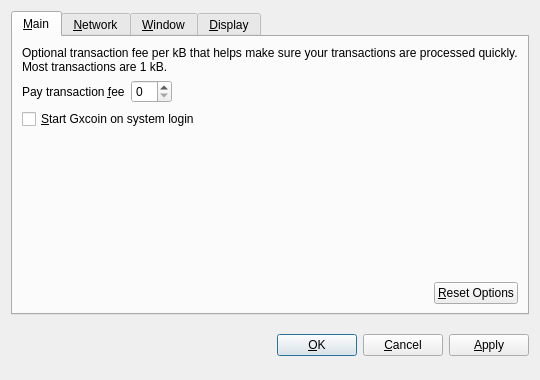
<?xml version="1.0" encoding="UTF-8"?>
<ui version="4.0">
 <class>OptionsDialog</class>
 <widget class="QDialog" name="OptionsDialog">
  <property name="geometry">
   <rect>
    <x>0</x>
    <y>0</y>
    <width>540</width>
    <height>380</height>
   </rect>
  </property>
  <property name="windowTitle">
   <string>Options</string>
  </property>
  <property name="modal">
   <bool>true</bool>
  </property>
  <layout class="QVBoxLayout" name="verticalLayout">
   <item>
    <widget class="QTabWidget" name="tabWidget">
     <property name="tabPosition">
      <enum>QTabWidget::North</enum>
     </property>
     <property name="currentIndex">
      <number>0</number>
     </property>
     <widget class="QWidget" name="tabMain">
      <attribute name="title">
       <string>&amp;Main</string>
      </attribute>
      <layout class="QVBoxLayout" name="verticalLayout_Main">
       <item>
        <widget class="QLabel" name="transactionFeeInfoLabel">
         <property name="text">
          <string>Optional transaction fee per kB that helps make sure your transactions are processed quickly. Most transactions are 1 kB.</string>
         </property>
         <property name="textFormat">
          <enum>Qt::PlainText</enum>
         </property>
         <property name="wordWrap">
          <bool>true</bool>
         </property>
        </widget>
       </item>
       <item>
        <layout class="QHBoxLayout" name="horizontalLayout_1_Main">
         <item>
          <widget class="QLabel" name="transactionFeeLabel">
           <property name="text">
            <string>Pay transaction &amp;fee</string>
           </property>
           <property name="textFormat">
            <enum>Qt::PlainText</enum>
           </property>
           <property name="buddy">
            <cstring>transactionFee</cstring>
           </property>
          </widget>
         </item>
         <item>
          <widget class="GxcoinAmountField" name="transactionFee"/>
         </item>
         <item>
          <spacer name="horizontalSpacer_1_Main">
           <property name="orientation">
            <enum>Qt::Horizontal</enum>
           </property>
           <property name="sizeHint" stdset="0">
            <size>
             <width>40</width>
             <height>20</height>
            </size>
           </property>
          </spacer>
         </item>
        </layout>
       </item>
       <item>
        <widget class="QCheckBox" name="gxcoinAtStartup">
         <property name="toolTip">
          <string>Automatically start Gxcoin after logging in to the system.</string>
         </property>
         <property name="text">
          <string>&amp;Start Gxcoin on system login</string>
         </property>
        </widget>
       </item>
       <item>
        <spacer name="verticalSpacer_Main">
         <property name="orientation">
          <enum>Qt::Vertical</enum>
         </property>
         <property name="sizeHint" stdset="0">
          <size>
           <width>20</width>
           <height>40</height>
          </size>
         </property>
        </spacer>
       </item>
       <item>
        <layout class="QHBoxLayout" name="horizontalLayout_2_Main">
         <item>
          <spacer name="horizontalSpacer_2_Main">
           <property name="orientation">
            <enum>Qt::Horizontal</enum>
           </property>
           <property name="sizeHint" stdset="0">
            <size>
             <width>40</width>
             <height>20</height>
            </size>
           </property>
          </spacer>
         </item>
         <item>
          <widget class="QPushButton" name="resetButton">
           <property name="toolTip">
            <string>Reset all client options to default.</string>
           </property>
           <property name="text">
            <string>&amp;Reset Options</string>
           </property>
           <property name="autoDefault">
            <bool>false</bool>
           </property>
          </widget>
         </item>
        </layout>
       </item>
      </layout>
     </widget>
     <widget class="QWidget" name="tabNetwork">
      <attribute name="title">
       <string>&amp;Network</string>
      </attribute>
      <layout class="QVBoxLayout" name="verticalLayout_Network">
       <item>
        <widget class="QCheckBox" name="mapPortUpnp">
         <property name="toolTip">
          <string>Automatically open the Gxcoin client port on the router. This only works when your router supports UPnP and it is enabled.</string>
         </property>
         <property name="text">
          <string>Map port using &amp;UPnP</string>
         </property>
        </widget>
       </item>
       <item>
        <widget class="QCheckBox" name="connectSocks">
         <property name="toolTip">
          <string>Connect to the Gxcoin network through a SOCKS proxy (e.g. when connecting through Tor).</string>
         </property>
         <property name="text">
          <string>&amp;Connect through SOCKS proxy:</string>
         </property>
        </widget>
       </item>
       <item>
        <layout class="QHBoxLayout" name="horizontalLayout_Network">
         <item>
          <widget class="QLabel" name="proxyIpLabel">
           <property name="text">
            <string>Proxy &amp;IP:</string>
           </property>
           <property name="textFormat">
            <enum>Qt::PlainText</enum>
           </property>
           <property name="buddy">
            <cstring>proxyIp</cstring>
           </property>
          </widget>
         </item>
         <item>
          <widget class="QValidatedLineEdit" name="proxyIp">
           <property name="maximumSize">
            <size>
             <width>140</width>
             <height>16777215</height>
            </size>
           </property>
           <property name="toolTip">
            <string>IP address of the proxy (e.g. 127.0.0.1)</string>
           </property>
          </widget>
         </item>
         <item>
          <widget class="QLabel" name="proxyPortLabel">
           <property name="text">
            <string>&amp;Port:</string>
           </property>
           <property name="textFormat">
            <enum>Qt::PlainText</enum>
           </property>
           <property name="buddy">
            <cstring>proxyPort</cstring>
           </property>
          </widget>
         </item>
         <item>
          <widget class="QLineEdit" name="proxyPort">
           <property name="maximumSize">
            <size>
             <width>55</width>
             <height>16777215</height>
            </size>
           </property>
           <property name="toolTip">
            <string>Port of the proxy (e.g. 9050)</string>
           </property>
          </widget>
         </item>
         <item>
          <widget class="QLabel" name="socksVersionLabel">
           <property name="text">
            <string>SOCKS &amp;Version:</string>
           </property>
           <property name="textFormat">
            <enum>Qt::PlainText</enum>
           </property>
           <property name="buddy">
            <cstring>socksVersion</cstring>
           </property>
          </widget>
         </item>
         <item>
          <widget class="QValueComboBox" name="socksVersion">
           <property name="toolTip">
            <string>SOCKS version of the proxy (e.g. 5)</string>
           </property>
          </widget>
         </item>
         <item>
          <spacer name="horizontalSpacer_Network">
           <property name="orientation">
            <enum>Qt::Horizontal</enum>
           </property>
           <property name="sizeHint" stdset="0">
            <size>
             <width>40</width>
             <height>20</height>
            </size>
           </property>
          </spacer>
         </item>
        </layout>
       </item>
       <item>
        <spacer name="verticalSpacer_Network">
         <property name="orientation">
          <enum>Qt::Vertical</enum>
         </property>
         <property name="sizeHint" stdset="0">
          <size>
           <width>20</width>
           <height>40</height>
          </size>
         </property>
        </spacer>
       </item>
      </layout>
     </widget>
     <widget class="QWidget" name="tabWindow">
      <attribute name="title">
       <string>&amp;Window</string>
      </attribute>
      <layout class="QVBoxLayout" name="verticalLayout_Window">
       <item>
        <widget class="QCheckBox" name="minimizeToTray">
         <property name="toolTip">
          <string>Show only a tray icon after minimizing the window.</string>
         </property>
         <property name="text">
          <string>&amp;Minimize to the tray instead of the taskbar</string>
         </property>
        </widget>
       </item>
       <item>
        <widget class="QCheckBox" name="minimizeOnClose">
         <property name="toolTip">
          <string>Minimize instead of exit the application when the window is closed. When this option is enabled, the application will be closed only after selecting Quit in the menu.</string>
         </property>
         <property name="text">
          <string>M&amp;inimize on close</string>
         </property>
        </widget>
       </item>
       <item>
        <spacer name="verticalSpacer_Window">
         <property name="orientation">
          <enum>Qt::Vertical</enum>
         </property>
         <property name="sizeHint" stdset="0">
          <size>
           <width>20</width>
           <height>40</height>
          </size>
         </property>
        </spacer>
       </item>
      </layout>
     </widget>
     <widget class="QWidget" name="tabDisplay">
      <attribute name="title">
       <string>&amp;Display</string>
      </attribute>
      <layout class="QVBoxLayout" name="verticalLayout_Display">
       <item>
        <layout class="QHBoxLayout" name="horizontalLayout_1_Display">
         <item>
          <widget class="QLabel" name="langLabel">
           <property name="text">
            <string>User Interface &amp;language:</string>
           </property>
           <property name="textFormat">
            <enum>Qt::PlainText</enum>
           </property>
           <property name="buddy">
            <cstring>lang</cstring>
           </property>
          </widget>
         </item>
         <item>
          <widget class="QValueComboBox" name="lang">
           <property name="toolTip">
            <string>The user interface language can be set here. This setting will take effect after restarting Gxcoin.</string>
           </property>
          </widget>
         </item>
        </layout>
       </item>
       <item>
        <layout class="QHBoxLayout" name="horizontalLayout_2_Display">
         <item>
          <widget class="QLabel" name="unitLabel">
           <property name="text">
            <string>&amp;Unit to show amounts in:</string>
           </property>
           <property name="textFormat">
            <enum>Qt::PlainText</enum>
           </property>
           <property name="buddy">
            <cstring>unit</cstring>
           </property>
          </widget>
         </item>
         <item>
          <widget class="QValueComboBox" name="unit">
           <property name="toolTip">
            <string>Choose the default subdivision unit to show in the interface and when sending coins.</string>
           </property>
          </widget>
         </item>
        </layout>
       </item>
       <item>
        <widget class="QCheckBox" name="displayAddresses">
         <property name="toolTip">
          <string>Whether to show Gxcoin addresses in the transaction list or not.</string>
         </property>
         <property name="text">
          <string>&amp;Display addresses in transaction list</string>
         </property>
        </widget>
       </item>
       <item>
        <spacer name="verticalSpacer_Display">
         <property name="orientation">
          <enum>Qt::Vertical</enum>
         </property>
         <property name="sizeHint" stdset="0">
          <size>
           <width>20</width>
           <height>40</height>
          </size>
         </property>
        </spacer>
       </item>
      </layout>
     </widget>
    </widget>
   </item>
   <item>
    <layout class="QHBoxLayout" name="horizontalLayout_Buttons">
     <item>
      <spacer name="horizontalSpacer_1">
       <property name="orientation">
        <enum>Qt::Horizontal</enum>
       </property>
       <property name="sizeHint" stdset="0">
        <size>
         <width>40</width>
         <height>48</height>
        </size>
       </property>
      </spacer>
     </item>
     <item>
      <widget class="QLabel" name="statusLabel">
       <property name="font">
        <font>
         <weight>75</weight>
         <bold>true</bold>
        </font>
       </property>
       <property name="text">
        <string/>
       </property>
       <property name="textFormat">
        <enum>Qt::PlainText</enum>
       </property>
       <property name="wordWrap">
        <bool>true</bool>
       </property>
      </widget>
     </item>
     <item>
      <spacer name="horizontalSpacer_2">
       <property name="orientation">
        <enum>Qt::Horizontal</enum>
       </property>
       <property name="sizeHint" stdset="0">
        <size>
         <width>40</width>
         <height>48</height>
        </size>
       </property>
      </spacer>
     </item>
     <item>
      <widget class="QPushButton" name="okButton">
       <property name="text">
        <string>&amp;OK</string>
       </property>
      </widget>
     </item>
     <item>
      <widget class="QPushButton" name="cancelButton">
       <property name="text">
        <string>&amp;Cancel</string>
       </property>
       <property name="autoDefault">
        <bool>false</bool>
       </property>
      </widget>
     </item>
     <item>
      <widget class="QPushButton" name="applyButton">
       <property name="text">
        <string>&amp;Apply</string>
       </property>
       <property name="autoDefault">
        <bool>false</bool>
       </property>
      </widget>
     </item>
    </layout>
   </item>
  </layout>
 </widget>
 <customwidgets>
  <customwidget>
   <class>GxcoinAmountField</class>
   <extends>QSpinBox</extends>
   <header>gxcoinamountfield.h</header>
  </customwidget>
  <customwidget>
   <class>QValueComboBox</class>
   <extends>QComboBox</extends>
   <header>qvaluecombobox.h</header>
  </customwidget>
  <customwidget>
   <class>QValidatedLineEdit</class>
   <extends>QLineEdit</extends>
   <header>qvalidatedlineedit.h</header>
  </customwidget>
 </customwidgets>
 <resources/>
 <connections/>
</ui>
